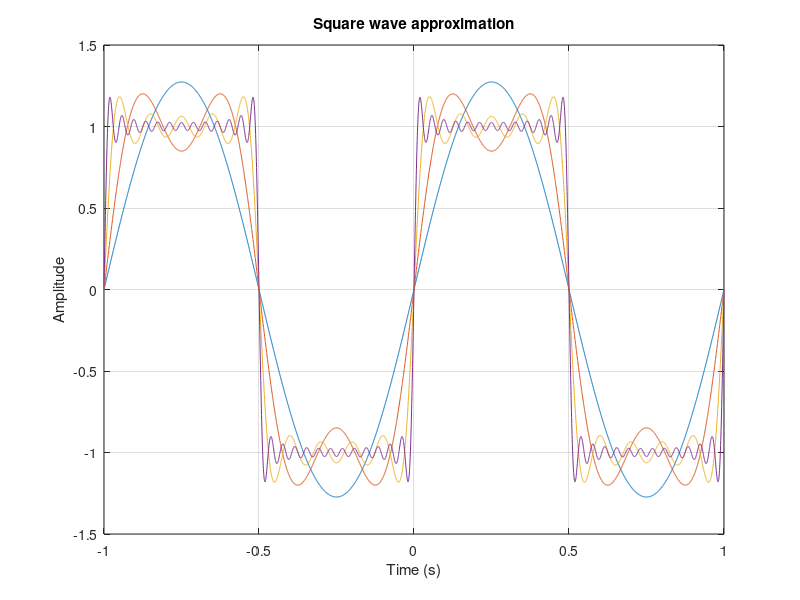

The MATLAB script that drew this image:
hold off;
clear;

t = linspace(-1, 1, 4000);
H = 1;
x = zeros(size(t));

for k = 1:2:H
    x = x + (4/pi) * sin(2*pi*k*t) / k;
end

plot(t, x)
grid on
xlabel('Time (s)')
ylabel('Amplitude')
title('Square wave approximation')

hold on

H = 3;
x = zeros(size(t));
for k = 1:2:H
    x = x + (4/pi) * sin(2*pi*k*t) / k;
end

plot(t, x)


H = 9;
x = zeros(size(t));
for k = 1:2:H
    x = x + (4/pi) * sin(2*pi*k*t) / k;
end

plot(t, x)


H = 25;
x = zeros(size(t));
for k = 1:2:H
    x = x + (4/pi) * sin(2*pi*k*t) / k;
end

plot(t, x)

saveas(gcf, "square-wave-comparison.png")
